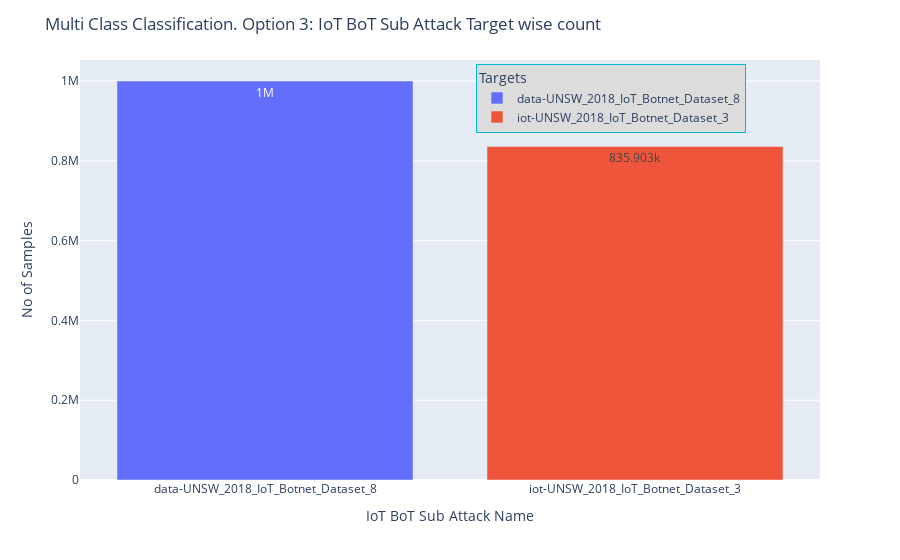

The notebook cell this image was saved under:
### Code cell
display_bar_chart(sub_attack_target_counts, sub_attack_target_counts.index, sub_attack_target_counts.values, 
                  "Multi Class Classification. Option 3: IoT BoT Sub Attack Target wise count", 
                  "IoT BoT Sub Attack Name", "No of Samples", 
                  legend_position_dict=legend_position_dict)

### Figure 1 — Plotly figure (JSON) as saved in the notebook; plotly's stock layout.template omitted (floating-point values rounded to 4 significant figures)
{"data": [{"alignmentgroup": "True", "hovertemplate": "target=%{x}<br>y=%{y}<extra></extra>", "legendgroup": "data-UNSW_2018_IoT_Botnet_Dataset_8", "marker": {"color": "#636efa", "pattern": {"shape": ""}}, "name": "data-UNSW_2018_IoT_Botnet_Dataset_8", "offsetgroup": "data-UNSW_2018_IoT_Botnet_Dataset_8", "orientation": "v", "showlegend": true, "textposition": "auto", "texttemplate": "%{y}", "type": "bar", "x": ["data-UNSW_2018_IoT_Botnet_Dataset_8"], "xaxis": "x", "y": [1000000], "yaxis": "y"}, {"alignmentgroup": "True", "hovertemplate": "target=%{x}<br>y=%{y}<extra></extra>", "legendgroup": "iot-UNSW_2018_IoT_Botnet_Dataset_3", "marker": {"color": "#EF553B", "pattern": {"shape": ""}}, "name": "iot-UNSW_2018_IoT_Botnet_Dataset_3", "offsetgroup": "iot-UNSW_2018_IoT_Botnet_Dataset_3", "orientation": "v", "showlegend": true, "textposition": "auto", "texttemplate": "%{y}", "type": "bar", "x": ["iot-UNSW_2018_IoT_Botnet_Dataset_3"], "xaxis": "x", "y": [835903], "yaxis": "y"}], "layout": {"barmode": "relative", "legend": {"bgcolor": "#dcdcdc", "bordercolor": "#00BCD4", "borderwidth": 1, "orientation": "v", "title": {"text": "Targets"}, "tracegroupgap": 0, "x": 0.9, "xanchor": "right", "y": 0.99, "yanchor": "top"}, "margin": {"t": 60}, "title": {"text": "Multi Class Classification. Option 3: IoT BoT Sub Attack Target wise count"}, "xaxis": {"anchor": "y", "categoryarray": ["data-UNSW_2018_IoT_Botnet_Dataset_8", "iot-UNSW_2018_IoT_Botnet_Dataset_3"], "categoryorder": "array", "domain": [0, 1], "title": {"text": "IoT BoT Sub Attack Name"}}, "yaxis": {"anchor": "x", "domain": [0, 1], "title": {"text": "No of Samples"}}}}
